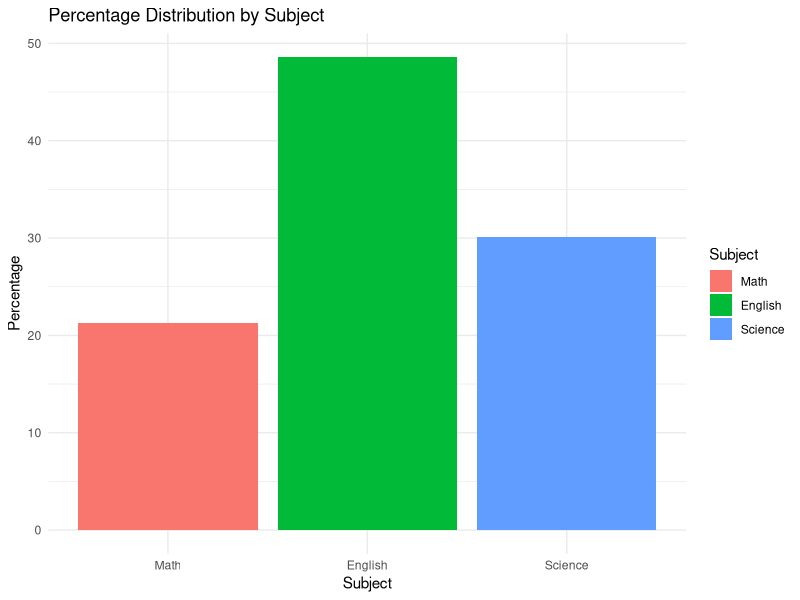
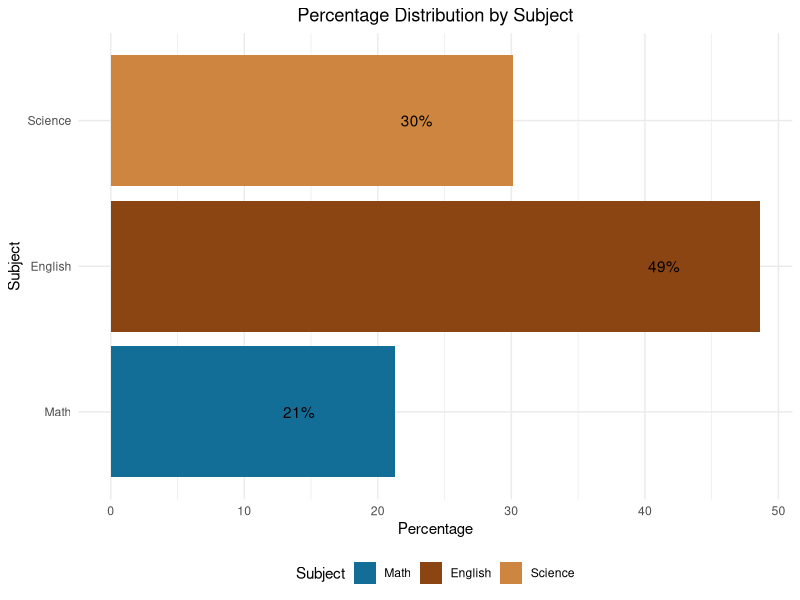
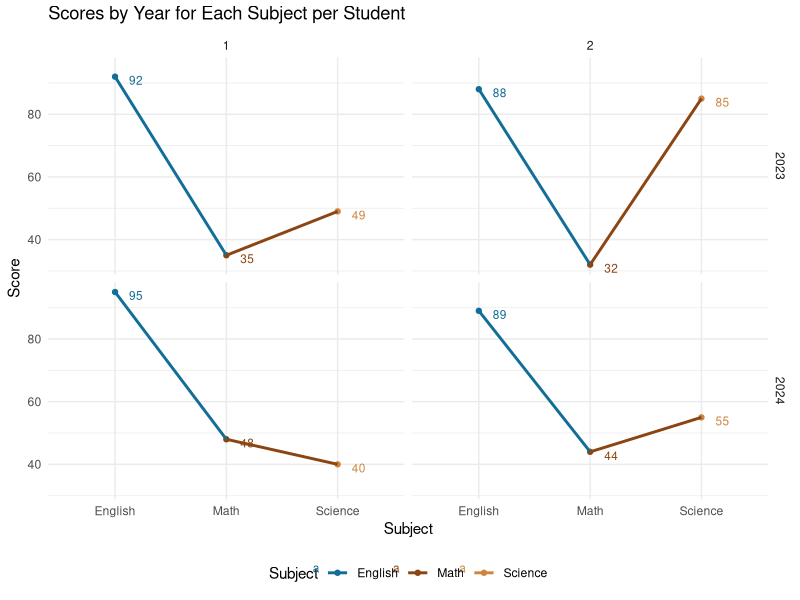
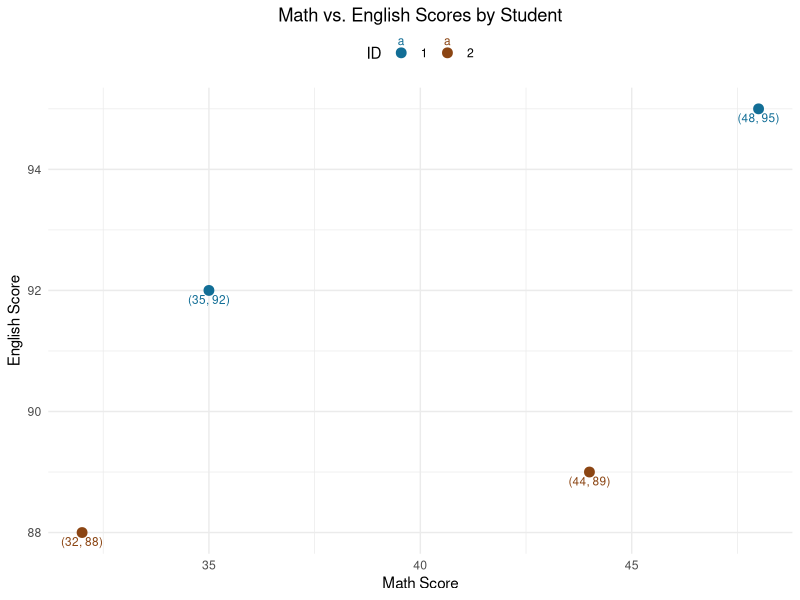

The R script that drew these images, in order:
## ---- chunk 1
library(dplyr)
library(tidyverse)
library(reshape2) # for melt
## ---- chunk 2
#setwd("/Users/User3/Downloads/

## ---- chunk 3
df1 <- data.frame(
  ID = 1:5,
  Name = c("Alice", "Bob", "Charlie", "David", "Eve")
)

df2 <- data.frame(
  ID = 2:6,
  Score = c(85, 92, 78, 95, 88)
)

print(df1)
print(df2)
## ---- chunk 4

left_merge <- merge(df1, df2, by = "ID", all.x = TRUE)
print(left_merge)

## ---- chunk 5
right_merge <- merge(df1, df2, by = "ID", all.y = TRUE)
print(right_merge)
## ---- chunk 6
inner_merge <- merge(df1, df2, by = "ID")
print(inner_merge)
## ---- chunk 7
full_merge <- merge(df1, df2, by = "ID", all = TRUE)
print(full_merge)
## ---- chunk 8
left_join_dplyr <- left_join(df1, df2, by = "ID")
print(left_join_dplyr)
## ---- chunk 9
left_join_dplyr <- left_join(df1, df2, by = "ID")
print(left_join_dplyr)
## ---- chunk 10
inner_join_dplyr <- inner_join(df1, df2, by = "ID")
print(inner_join_dplyr)
## ---- chunk 11
full_join_dplyr <- full_join(df1, df2, by = "ID")
print(full_join_dplyr)
## ---- chunk 12
wide_df <- data.frame(
  ID = 1:2,
  Math = c(35, 32, 48, 44),
  English = c(92, 88, 95, 89),
  Science = c(49, 85, 40,55),
  Year =c(2023, 2023, 2024,2024)
)

print(wide_df)
## ---- chunk 13
long_df_melt <- melt(wide_df, id.vars = "ID", 
                     variable.name = "Subject", value.name = "Score")

print(long_df_melt)
## ---- chunk 14

long_df_melt1 <- pivot_longer(wide_df, 
                        cols = c(Math, English, Science), 
                        names_to = "Subject", 
                        values_to = "Score")

print(long_df_melt1)
## ---- chunk 15
long_df_gather <- wide_df %>%
  gather(key = "Subject", value = "Score", -c(ID,Year))

print(long_df_gather)
## ---- chunk 16
# Transform from wide to long using pivot_longer
long_df_pivot <- pivot_longer(wide_df,
            cols = -c(ID, Year), # Columns to pivot (excluding ID and Year)
            names_to = "Subject", # New column for variable names
            values_to = "Score")%>%  # New column for values
  mutate(ID = as.factor(ID))  # Convert ID to factor


# Print the resulting long data frame
print(long_df_pivot)

## ---- chunk 17

data_percent <- wide_df %>%
  mutate(total = Math + English + Science) %>%
  mutate(percent_Math = Math / total * 100,
         percent_English = English / total * 100,
         percent_Science = Science / total * 100)
print(data_percent)
## ---- chunk 18
## Calculate average percentages
avg_percent <- data_percent %>%
  summarise(avg_Math = mean(percent_Math),
            avg_English = mean(percent_English),
            avg_Science = mean(percent_Science))

avg_percent
## ---- chunk 19
data_long <- avg_percent %>%
  pivot_longer(cols = starts_with("avg_"),
               names_to = "Subject",
               values_to = "Percentage") 
print(data_long)
## ---- chunk 20
avg_percent <- data_long %>%
  mutate(Subject = factor(Subject, levels = c("avg_Math", "avg_English", "avg_Science"),
                          labels = c("Math", "English", "Science")))

print(avg_percent)
## ---- chunk 21
# Plotting using ggplot2
ggplot(avg_percent, aes(x = Subject, y = Percentage, fill = Subject)) +
  geom_bar(stat = "identity") +
  labs(title = "Percentage Distribution by Subject",
       x = "Subject", y = "Percentage") +
  theme_minimal()

## ---- chunk 22
# Define custom color palette
custom_colors <- c("#126e96", "#8B4513", "#CD853F") 

# Plotting with customizations
plot <- ggplot(avg_percent, aes(x = Subject, y = Percentage, fill = Subject)) +
  geom_bar(stat = "identity") +
  scale_fill_manual(values = custom_colors) +
  labs(title = "Percentage Distribution by Subject",
       x = "Subject", y = "Percentage") +
  theme_minimal() +
  theme(plot.title = element_text(hjust = 0.5), legend.position = "bottom") +
  ylab("Percentage") +
  geom_text(aes(label = paste0(round(Percentage), "%")), hjust = 3.5)+
  coord_flip()

# Print the plot
print(plot)
## ---- chunk 23

# Ensure the Year are treated as factors
long_df_pivot$Year<- as.factor(long_df_pivot$Year)

# Plotting scores by Year for Each Subject with points, lines, and y-axis labels
plot_points <- ggplot(long_df_pivot, aes(x = Subject, y = Score, color = Subject)) +
  geom_point(linewidth = 3) +
  geom_line(aes(group = ID), linewidth = 1) +  # Add a line connecting points for each ID
  geom_text(aes(label = Score), vjust=0.9, hjust = -1.0, size = 3) +  # Add y-axis labels
  scale_color_manual(values = custom_colors) +
  labs(title = "Scores by Year for Each Subject per Student",
       x = "Subject", y = "Score") +
  theme_minimal() +
  theme(plot.title = element_text(vjust = 1.5), legend.position = "bottom") +
  facet_grid(Year ~ ID, scales = "free_x")  # Facet by Year


# Print the plot
print(plot_points)

## ---- chunk 24

# Ensure the IDs are treated as factors
wide_df$ID <- as.factor(wide_df$ID)

# Plotting scores by student with geom_point and geom_text
plot_points1 <- ggplot(wide_df, aes(x = Math, y = English, color = ID)) +
  geom_point(size = 3) +
  geom_text(aes(label = paste0("(", Math, ", ", English, ")")), vjust = 1.5, size = 3) +
  scale_color_manual(values = custom_colors) +
  labs(title = "Math vs. English Scores by Student",
       x = "Math Score", y = "English Score") +
  theme_minimal() +
  theme(plot.title = element_text(hjust = 0.5), legend.position = "top")

# Print the plot
print(plot_points1)



## ---- chunk 25
wide_df_spread <- long_df_gather %>%
  spread(key = Subject, value = Score)

print(wide_df_spread)
